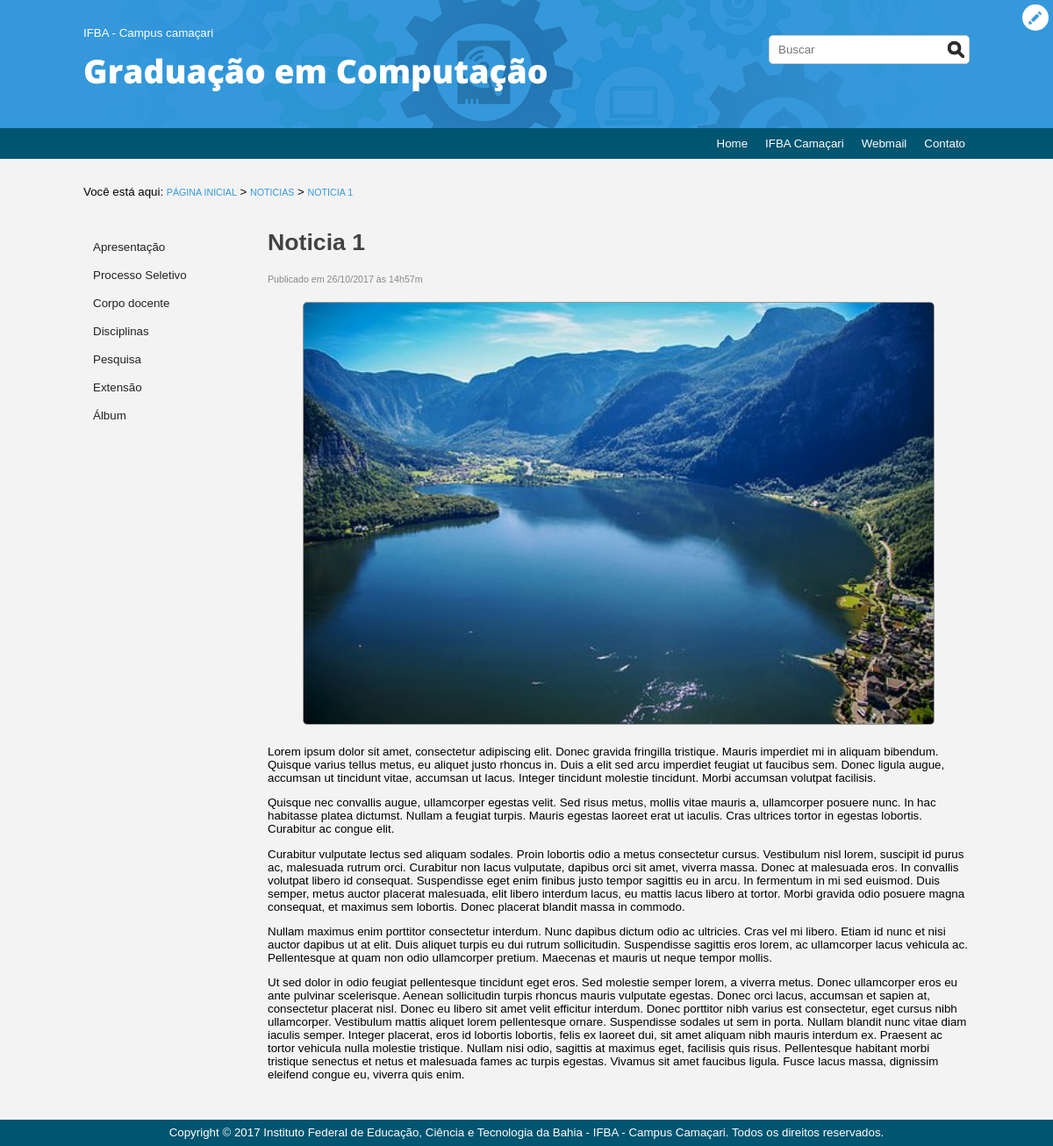
/noticias/?id=1, run on the app's committed database.
### tables this page shows
CREATE TABLE `noticias` (
  `ID_NOTICIA` int(11) NOT NULL,
  `TITULO` varchar(80) NOT NULL,
  `CONTEUDO` text NOT NULL,
  `IMAGEM` varchar(80) NOT NULL,
  `SLIDER` int(1) NOT NULL,
  `DATA` datetime NOT NULL,
  `CURSO` int(11) NOT NULL
);

### noticias/noticia.php (the view)
<article class="artigo">
	<h1 class="title"><?php echo $line['TITULO'];?></h1>
	<span class="data"><?php $piece = explode(" ", $line['DATA'])?> Publicado em <?php $piece2 = explode("-", $piece[0]); echo $piece2[2]."/".$piece2[1]."/".$piece2[0]; ?> às <?php $piece1 = explode(":", $piece[1]); echo $piece1[0]."h".$piece1[1]."m"?></span>
	<span class="image-capa"><a href="../images/capa-noticias/<?php echo $line['IMAGEM'] ?>"><img src="../images/capa-noticias/<?php echo $line['IMAGEM'] ?>"></a></span>
	<?php echo $line['CONTEUDO']; ?>
</article>

### noticias/index.php (shortened to what this page needs)
<?php require_once '../source/conexao.php';
if (isset($_GET['id'])) {
			$query = mysql_query("SELECT * FROM noticias WHERE noticias.ID_NOTICIA='$_GET[id]'");
			$line=mysql_fetch_assoc($query); }
?>
<!DOCTYPE html>
<html>
<head>
	<link rel="stylesheet" type="text/css" href="../CSS/style.css">
	<link rel="stylesheet" type="text/css" href="../CSS/pages-artigos.css">
</head>
<body>
	<a class="editing-system" href="http://localhost/Site%20ifba/editor/" title="Acessar sistema de edição - para servidores autorizados"></a>
	<header>
		<section class="head">
			<div class="Logo">
				<a class="Logo" href="http://localhost/Site%20ifba" title="Página inicial do site de graduação">
					<span>IFBA - Campus camaçari</span>
					<h1>Graduação em Computação</h1>
				</a>
			</div>
			<div class="flt-right">
				<div class="search">
					<form action="../" method="get">
					<input type="text" placeholder="Buscar" id="search-text-field" value="" name="search">
					<input type="submit" id="search-submit" value="" name="">
					</form>
				</div>
			</div>
		</section>
	</header>
	<section class="menu">
		<nav class="menu-sup">
			<ul>
				<li><a href="http://localhost/Site ifba/" title="Home">Home</a></li>
				<li><a href="http://www.camacari.ifba.edu.br/" title="Site do instituto">IFBA Camaçari</a></li>
				<li><a href="https://webmailzimbra.ifba.edu.br/" title="Webmail">Webmail</a></li>
				<li><a href="#" title="Contato">Contato</a></li>
			</ul>
		</nav>
	</section>
	<section class="content">
		<span class="location">
			Você está aqui: <a class="item-location" href="http://localhost/Site ifba/">Página Inicial</a> > <a class="item-location" href="http://localhost/Site ifba/noticias/">Noticias</a> <?php if (isset($_GET['id'])) {
				echo ">"; ?>
				<a class="item-location" href="http://localhost/Site ifba/noticias/?id=<?php echo $_GET['id']; ?>"><?php echo $line['TITULO'] ?></a>
				<?php } ?>
		</span>
		<nav class="lat-bar">
			<ul>
				<li><a href="../?page=Apresentacao">Apresentação</a></li>
				<li><a href="../?page=Processo-Seletivo">Processo Seletivo</a></li>
				<li><a href="../?page=Corpo-docente">Corpo docente</a></li>
				<li><a href="../?page=Disciplinas">Disciplinas</a></li>
				<li><a href="../?page=Pesquisa">Pesquisa</a></li>
				<li><a href="../?page=Extensao">Extensão</a></li>
				<li><a href="../?page=Album">Álbum</a></li>
			</ul>
		</nav>
		<section class="left-content">
			<?php if (!isset($_GET['id'])) {
				require_once 'list.php';
			}else {
				require_once 'noticia.php';
			}
			?>
		</section>
	</section>
	<footer>
		<section class="footer">
			Copyright © 2017 Instituto Federal de Educação, Ciência e Tecnologia da Bahia - IFBA - Campus Camaçari. Todos os direitos reservados.
		</section>
	</footer>
</body>
</html>

### CSS/style.css (style rules this page uses)
html, body { margin: 0; padding: 0; font: 10pt arial; background-color: #f3f3f3 }
a.editing-system { width: 30px; height: 30px; display: block; position: fixed; margin: 5px; top: 0; right: 0; border-radius: 50%; background-image: url("../images/edit.png"); background-size: 100% }
header { width: 100%; overflow: hidden; background-color: #3498db; background-image: url("../images/background-hd.png"); background-size: 100%; background-position: center }
header .head { min-width: 900px; max-width: 1010px; margin: auto; }
header .head .Logo { width: 600px; overflow: hidden; text-decoration: none; color: white; margin: 15px 0; float: left; }
header .head .Logo span { font-size: 1em; }
header .head .Logo h1 { font-size: 28pt; margin: 10px 0; font-family: Opensans }
.flt-right { float: right; }
.flt-right .search { width: auto; overflow: hidden; background-color: white; border: solid thin #ccc; border-radius: 5px; margin-top: 40px }
.flt-right .search input { float: left; border: none; padding: 8px 10px; background-color: white }
.flt-right .search #search-submit { width: 30px; cursor: pointer; background-image: url("../images/sprite.png"); }
.menu { width: 100%; background-color: #005570; overflow: hidden; }
.menu-sup { min-width: 900px; max-width: 1010px; margin: auto; }
.menu-sup ul { float: right; margin: 0; padding: 0; list-style: none; margin-right: -5px }
.menu-sup ul li { float: left; width: auto; margin: 10px 5px }
.menu-sup ul li a { color: white; text-decoration: none; padding: 5px }
.content { min-width: 900px; max-width: 1010px; margin: auto; overflow: hidden; margin-bottom: 30px; min-height: 300px }
.content .lat-bar { width: 200px; float: left; margin-top: 40px }
.content .lat-bar ul { margin: 0; padding: 0; list-style: none; }
.content .lat-bar ul li { width: 100%; box-sizing: border-box; }
.content .lat-bar ul li a { line-height: 30px; color: #222; display: block; text-decoration: none; box-sizing: border-box; border: solid thin #f3f3f3; padding: 0 10px }
.content .left-content { width: 800px; float: right; }
.content .left-content a { text-decoration: none; color: #333; display: block; }
footer { width: 100%; background-color: #005570; color: white; overflow: hidden; }
footer .footer { min-width: 900px; max-width: 1010px; line-height: 30px; margin: auto; text-align: center }

### CSS/pages-artigos.css (style rules this page uses)
.location { clear: both; width: 100%; display: block; margin-top: 30px }
.location .item-location { color: #3498db; text-transform: uppercase; font-size: 8pt; text-decoration: none; }
h1.title { font-size: 20pt; color: #424242; margin-bottom: 10px }
span.data { margin: 20px 0; display: block; font-size: 8pt; color: #888; }
.image-capa { width: 90%; margin: auto; overflow: hidden; display: block; margin-bottom: 20px }
.image-capa img { width: 100%; border-radius: 5px; border: solid thin #999; box-sizing: border-box; }

### data on the page
noticias: TITULO "NOTICIA 1", TITULO "Noticia 1", DATA "26", DATA "10", DATA "2017", DATA "14", DATA "57", IMAGEM (picture), CONTEUDO "Lorem ipsum dolor sit amet, consectetur adipiscing elit. Donec gravida fringilla tristique. Mauris imperdiet mi in aliquam bibendum. Quisque varius tellus metus, eu aliquet justo rhoncus in. Duis a elit sed arcu imperdiet feugiat ut faucibus sem. Donec ligula augue, accumsan ut tincidunt vitae, accumsan ut lacus. Integer tincidunt molestie tincidunt. Morbi accumsan volutpat facilisis. Quisque nec convallis augue, ullamcorper egestas velit. Sed risus metus, mollis vitae mauris a, ullamcorper posuere nunc. In hac habitasse platea dictumst. Nullam a feugiat turpis. Mauris egestas laoreet erat ut iaculis. Cras ultrices tortor in egestas lobortis. Curabitur ac congue elit. Curabitur vulputate…"
